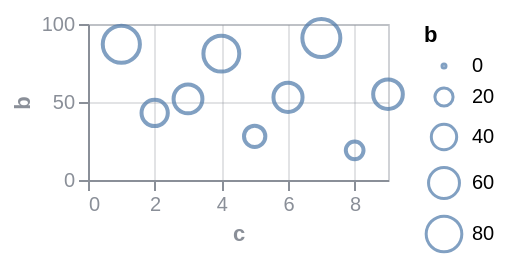

Here is the Vega-Lite specification saved for this chart:
### Vega specification from a JSON file in a GitHub repository (floating-point values rounded to 4 significant figures)
{"$schema": "https://vega.github.io/schema/vega/v6.json", "background": null, "padding": 5, "width": 150, "height": 78, "style": "cell", "data": [{"name": "source_0", "values": [{"a": "A", "b": 28, "c": 5, "g": "x"}, {"a": "B", "b": 55, "c": 9, "g": "y"}, {"a": "C", "b": 43, "c": 2, "g": "x"}, {"a": "D", "b": 91, "c": 7, "g": "y"}, {"a": "E", "b": 81, "c": 4, "g": "x"}, {"a": "F", "b": 53, "c": 6, "g": "y"}, {"a": "G", "b": 19, "c": 8, "g": "x"}, {"a": "H", "b": 87, "c": 1, "g": "y"}, {"a": "I", "b": 52, "c": 3, "g": "x"}]}, {"name": "data_0", "source": "source_0", "transform": [{"type": "filter", "expr": "isValid(datum[\"c\"]) && isFinite(+datum[\"c\"]) && isValid(datum[\"b\"]) && isFinite(+datum[\"b\"])"}]}], "marks": [{"name": "marks", "type": "symbol", "style": ["point"], "from": {"data": "data_0"}, "encode": {"update": {"opacity": {"value": 0.7}, "fill": {"value": "transparent"}, "stroke": {"value": "#4c78a8"}, "ariaRoleDescription": {"value": "point"}, "description": {"signal": "\"c: \" + (format(datum[\"c\"], \"\")) + \"; b: \" + (format(datum[\"b\"], \"\"))"}, "x": {"scale": "x", "field": "c"}, "y": {"scale": "y", "field": "b"}, "size": {"scale": "size", "field": "b"}}}}], "scales": [{"name": "x", "type": "linear", "domain": {"data": "data_0", "field": "c"}, "range": [0, {"signal": "width"}], "nice": true, "zero": true}, {"name": "y", "type": "linear", "domain": {"data": "data_0", "field": "b"}, "range": [{"signal": "height"}, 0], "nice": true, "zero": true}, {"name": "size", "type": "linear", "domain": {"data": "data_0", "field": "b"}, "range": [4, 361], "zero": true}], "axes": [{"scale": "x", "orient": "bottom", "gridScale": "y", "grid": true, "tickCount": {"signal": "ceil(width/40)"}, "domain": false, "labels": false, "aria": false, "maxExtent": 0, "minExtent": 0, "ticks": false, "zindex": 0}, {"scale": "y", "orient": "left", "gridScale": "x", "grid": true, "tickCount": {"signal": "ceil(height/40)"}, "domain": false, "labels": false, "aria": false, "maxExtent": 0, "minExtent": 0, "ticks": false, "zindex": 0}, {"scale": "x", "orient": "bottom", "grid": false, "title": "c", "labelFlush": true, "labelOverlap": true, "tickCount": {"signal": "ceil(width/40)"}, "zindex": 0}, {"scale": "y", "orient": "left", "grid": false, "title": "b", "labelOverlap": true, "tickCount": {"signal": "ceil(height/40)"}, "zindex": 0}], "legends": [{"size": "size", "symbolType": "circle", "title": "b", "encode": {"symbols": {"update": {"fill": {"value": "transparent"}, "stroke": {"value": "#4c78a8"}, "opacity": {"value": 0.7}}}}}], "config": {"axis": {"labelColor": "#8a8f98", "titleColor": "#8a8f98", "domainColor": "#8a8f98", "tickColor": "#8a8f98", "gridColor": "#8a8f98", "gridOpacity": 0.25}, "style": {"cell": {"stroke": "#8a8f98", "strokeOpacity": 0.4}}}}
